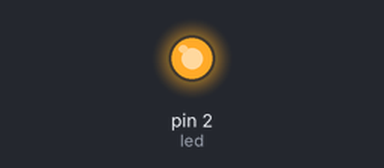
Recording of a sketch running on a simulated Arduino Uno, built with avr-gcc and run on an emulated ATmega328P. Shown: output pins drawn as LEDs (lit = HIGH).

Above: at 0.2 s.
At 3.1 s:
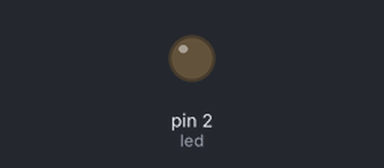
Timing chart, 0 to 5.5 s (numbered marks = the images above):
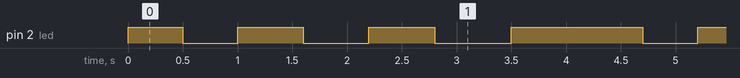

Measured:
- by itself, pin 2 (led): repeats every 4.2 s: LOW 0.50 s, HIGH 0.60 s, LOW 0.60 s, HIGH 0.60 s, LOW 0.70 s, HIGH 1.2 s
- by itself, everything shown: repeats every 4.2 s, in 6 steps

The sketch:

01_blinking_LED.ino
```cpp
// the red LED is connected to Pin 2 of the Arduino
int led = 2;

void setup() {
  // set up LED as OUTPUT
  pinMode(led, OUTPUT);
}

void loop() {
  digitalWrite(led, HIGH);
  delay(500);    // wait 1 second
  digitalWrite(led, LOW);
  delay(500);    // wait 2 seconds
  digitalWrite(led, HIGH);
  delay(600);    // wait 3 seconds
  digitalWrite(led, LOW);
  delay(600);    // wait 2 seconds
  digitalWrite(led, HIGH);
  delay(600);    // wait 3 seconds
  digitalWrite(led, LOW);
  delay(700);    // wait 2 seconds
  digitalWrite(led, HIGH);
  delay(700);    // wait 3 seconds
}
```
